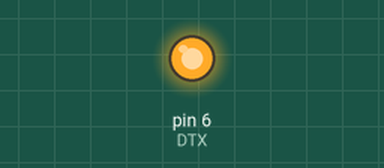
Recording of a sketch running on a simulated Arduino Uno, built with avr-gcc and run on an emulated ATmega328P. On the bench: output pins drawn as LEDs (lit = HIGH).

Above: at 0.09 s.
At 6.54 s:
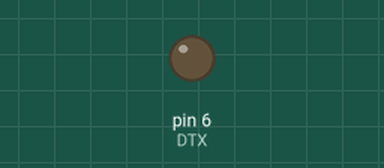
Timing chart, 0 to 6.8 s (numbered marks = the images above):
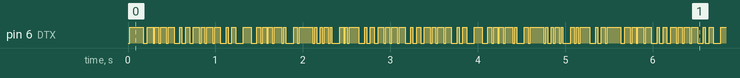

The sketch:

rtty-divider.ino
```cpp
#define DTX 6

#define MARK 105 // 170Hz 3
#define SPACE 100 // 0
#define SPEED 22 // 45.45 bauds => 1/45.45 = 22 ms

#define SHIFT_LTRS 0x1f
#define SHIFT_FIGS 0x1b

const char FIGURES[] = " \r\n1234567890-\a@!&#'()\"/:;?,.";
const char LETTERS[] = " \r\nQWERTYUIOPASDFGHJKLZXCVBNM";
const byte baudot[] = { 0x4, 0x8, 0x2, 0x1d, 0x19, 0x10, 0xa, 0x1, 0x15, 0x1c, 0xc, 0x3, 0xd, 0x18, 0x14, 0x12, 0x16, 0xb, 0x5, 0x1a, 0x1e, 0x9, 0x11, 0x17, 0xe, 0xf, 0x13, 0x6, 0x7 };

void rtty_txBit(bool bit) {
    if(bit) {
        digitalWrite(DTX, HIGH);
    }
    else {
        digitalWrite(DTX, LOW);
    }

    delay(SPEED);
}

void rtty_txByte(byte b) {
    rtty_txBit(0); // Start bit

    // Send byte, bit by bit starting from left (MSB)
    for(byte i = 5; i > 0 ; i--) {
        if(b & (1 << (i-1)))
        {
            rtty_txBit(1);
        }
        else {
            rtty_txBit(0);
        }
    }

    rtty_txBit(1); // Stop bits
    rtty_txBit(1);
}

void rtty_send(char * szMessage) {
    char * p = szMessage;
    char * find = NULL;
    char c = *p;
    byte index = 0;
    short shift = 0;

    while(*p) {
        find = strchr(FIGURES, c);
        if(find != NULL) {
            index = find - FIGURES;
            if(index > 2 && shift != 1) {
                shift = 1;
                rtty_txByte(SHIFT_FIGS);
            }

            rtty_txByte(baudot[index]);
        }
        else {
            c = toupper(c);
            find = strchr(LETTERS, c);
            if(find != NULL) {
                index = find - LETTERS;
                if(index > 2 && shift != 2) {
                    shift = 2;
                    rtty_txByte(SHIFT_LTRS);
                }

                rtty_txByte(baudot[index]);
            }
        }

        p++;
        c = *p;
    }
}

void setup() {
    pinMode(DTX, OUTPUT);
}

void loop() {
    rtty_send("CQ CQ ON3DEX CQ CQ ON3DEX ");
}
```

Measured:
- by itself, pin 6 (DTX): moves between LOW and HIGH, repeating every 5.2 s
